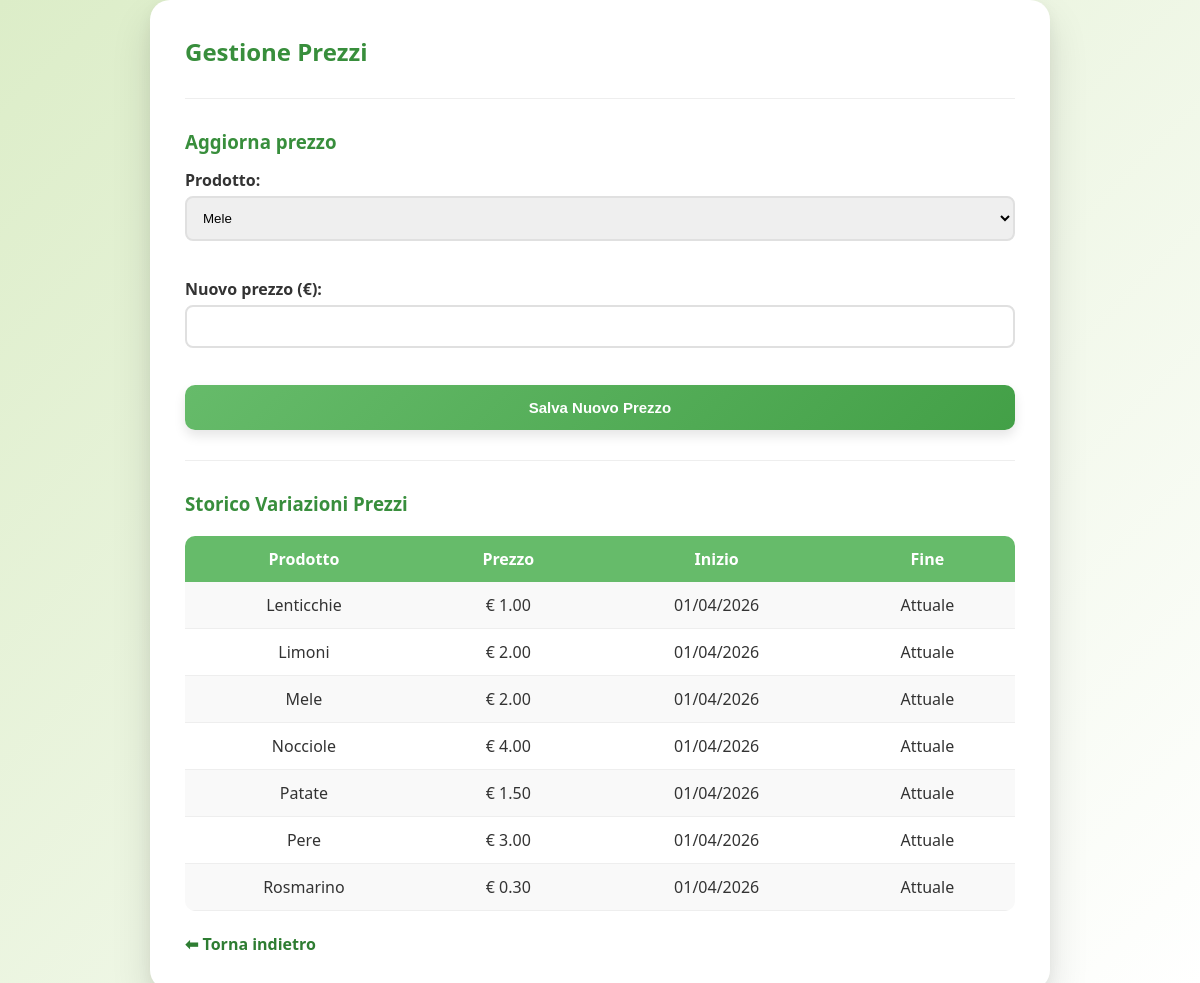
/gestione_prezzi.php, run on the app's committed database.
### tables this page shows
CREATE TABLE Prezzi (
    idPrezzo INT AUTO_INCREMENT PRIMARY KEY,
    idProdotto INT,
    prezzo DECIMAL(10,2),
    dataInizioValidita DATE,
    dataFineValidita DATE,
    FOREIGN KEY (idProdotto) REFERENCES Prodotti(idProdotto) ON DELETE CASCADE
);

CREATE TABLE Prodotti (
    idProdotto INT AUTO_INCREMENT PRIMARY KEY,
    nome VARCHAR(100),
    giacenza DECIMAL(10,2),
    unitaMisura ENUM('kg', 'l', 'pezzo'),
    categoria VARCHAR(100),
    tipo ENUM('fresco', 'riserva', 'confezionato')
);

### src/gestione_prezzi.php (the view, shortened to what this page needs)
<?php include "db.php"; ?>
<!DOCTYPE html>
<html lang="it">
<head>
    <link rel="stylesheet" href="/css/style.css">
</head>
<body>
    <div class="container">
        <h2>Gestione Prezzi</h2>
        <hr>
        <h3>Aggiorna prezzo</h3>
        <form method="POST">
            <label>Prodotto:</label>
            <select name="prodottoUpdate" required>
                <?php
                $res = $conn->query("SELECT p.idProdotto, p.nome FROM Prodotti p
                                     JOIN Prezzi pr ON p.idProdotto = pr.idProdotto
                                     WHERE pr.dataFineValidita IS NULL");
                while ($row = $res->fetch_assoc()) {
                    echo "<option value='{$row['idProdotto']}'>{$row['nome']}</option>";
                }
                ?>
            </select><br><br>
            <label>Nuovo prezzo (€):</label>
            <input type="number" step="0.01" name="nuovoPrezzo" required><br><br>
            <button type="submit" name="updatePrezzo">Salva Nuovo Prezzo</button>
        </form>
        <hr>
        <h3>Storico Variazioni Prezzi</h3>
        <table>
            <tr>
                <th>Prodotto</th>
                <th>Prezzo</th>
                <th>Inizio</th>
                <th>Fine</th>
            </tr>
            <?php
            $res = $conn->query("SELECT p.nome, pr.* FROM Prezzi pr JOIN Prodotti p ON pr.idProdotto = p.idProdotto ORDER BY p.nome, pr.dataInizioValidita DESC");
            while ($row = $res->fetch_assoc()) {
                $fine = $row['dataFineValidita'] ? date("d/m/Y", strtotime($row['dataFineValidita'])) : "Attuale";
                echo "<tr>
                        <td>{$row['nome']}</td>
                        <td>€ {$row['prezzo']}</td>
                        <td>" . date("d/m/Y", strtotime($row['dataInizioValidita'])) . "</td>
                        <td>$fine</td>
                      </tr>";
            }
            ?>
        </table>
        <br>
        <a href="index_gestore.php">⬅ Torna indietro</a>
    </div>
</body>
</html>

### src/css/style.css (style rules this page uses)
* { margin:0; padding:0; box-sizing:border-box; }
body { min-height:100vh; display:grid; place-items:center; font-family:'Segoe UI', Tahoma, Geneva, Verdana, sans-serif; background:linear-gradient(135deg,#dcedc8,#ffffff); color:#333; }
.container { width:100%; max-width: 900px; background:white; padding:35px; border-radius:20px; box-shadow: 0 20px 40px rgba(0,0,0,0.12), 0 5px 15px rgba(0,0,0,0.05); animation:fadeIn 0.5s ease; }
h2, h3 { margin-bottom:15px; color:#388e3c; }
form { margin-bottom:25px; }
label { display:block; margin-bottom:5px; font-weight:600; }
input, select { width:100%; padding:12px; margin-bottom:15px; border:2px solid #e0e0e0; border-radius:8px; transition:0.25s; }
button { width:100%; padding:14px; border:none; border-radius:10px; font-size:15px; font-weight:600; cursor:pointer; background:linear-gradient(135deg,#66bb6a,#43a047); color:white; transition:all 0.25s ease; box-shadow:0 6px 12px rgba(0,0,0,0.1); }
a { text-decoration:none; color:#2e7d32; font-weight:600; }
table { width:100%; border-collapse:collapse; margin-top:20px; border-radius:10px; overflow:hidden; }
table th { background:#66bb6a; color:white; padding:12px; }
table td { padding:12px; border-bottom:1px solid #eee; text-align:center; }
table tr:nth-child(even) { background:#f9f9f9; }
hr { margin:30px 0; border:none; border-top:1px solid #eee; }

### data on the page
prezzi: idProdotto.nome "Lenticchie", prezzo "1.00", dataInizioValidita "01/04/2026", dataFineValidita "Attuale"
prezzi: idProdotto.nome "Limoni", prezzo "2.00", dataInizioValidita "01/04/2026", dataFineValidita "Attuale"
prezzi: idProdotto.nome "Mele", prezzo "2.00", dataInizioValidita "01/04/2026", dataFineValidita "Attuale"
prezzi: idProdotto.nome "Nocciole", prezzo "4.00", dataInizioValidita "01/04/2026", dataFineValidita "Attuale"
prezzi: idProdotto.nome "Patate", prezzo "1.50", dataInizioValidita "01/04/2026", dataFineValidita "Attuale"
prezzi: idProdotto.nome "Pere", prezzo "3.00", dataInizioValidita "01/04/2026", dataFineValidita "Attuale"
prezzi: idProdotto.nome "Rosmarino", prezzo "0.30", dataInizioValidita "01/04/2026", dataFineValidita "Attuale"

### other printed values
form field prodottoUpdate "Mele"
